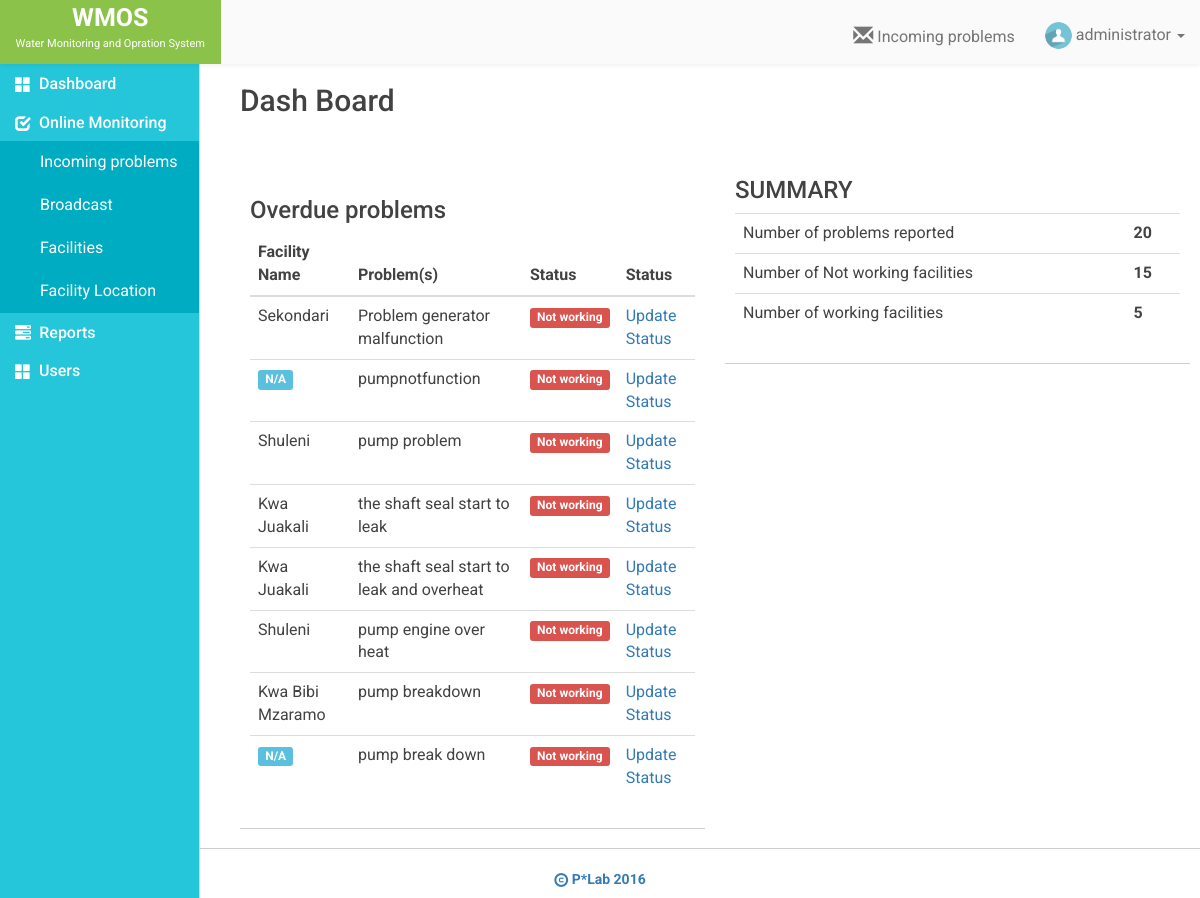
The app's page /index.php (signed in) with its own data.
### tables this page shows
CREATE TABLE `faci_problems` (
  `id` int(11) NOT NULL,
  `faci_name` varchar(100) NOT NULL,
  `faci_num` varchar(100) NOT NULL,
  `problems` text NOT NULL,
  `com_name` varchar(100) NOT NULL,
  `status` int(11) NOT NULL,
  `prob_date` timestamp NOT NULL DEFAULT CURRENT_TIMESTAMP
);

### functions/query.func.php (called while the page is built, shortened)
<?php
function countWhere($table,$where,$value){
	global $conn;
	$sql = "SELECT count(*) AS countable FROM $table WHERE $where = '$value'";
	$result = mysqli_query($conn,$sql) or die(mysqli_error($conn));
	$row = mysqli_fetch_assoc($result);
	return $row['countable'];
}
function countAll($table){
	global $conn;
	$sql = "SELECT count(*) AS countable FROM $table";
	$result = mysqli_query($conn,$sql) or die(mysqli_error($conn));
	$row = mysqli_fetch_assoc($result);
	return $row['countable'];
}
 ?>

### index.php (the view, shortened to what this page needs)
<!DOCTYPE html>
<html>
<head>
	<?php
		include "database.php";
		include "functions/query.func.php";
		$f_no_wor=countWhere('faci_problems','status',0);
		$f_yes_wor=countWhere('faci_problems','status',1);
		$prob_rptd=countAll('faci_problems');
		$sql = "SELECT * FROM faci_problems WHERE status = 0 AND prob_date <= (now() - interval 3 month)";
		$result = mysqli_query($conn,$sql) or die(mysqli_error($conn));
		$data =FALSE;
		while ($row = mysqli_fetch_assoc($result)) {
			$data[] = array(
					'faci_name' 	=> $row['faci_name'],
					'faci_num' 		=> $row['faci_num'],
					'com_name' 		=> $row['com_name'],
					'problems' 		=> $row['problems'],
					'status' 		=> $row['status'],
					'id' 			=> $row['id'],
				);
		}
	?>
	<?php include "includes/_csslinks.php"; ?>
</head>
<body>
	<?php include 'includes/_header.php'; ?>
	<div class= "container-fluid">
		<div class="row" id="page">
			<?php include "includes/_sidebar.php"; ?>
			<div class="col-md-10 content">
				<h2 class="page-title"> Dash Board</h2>
                <div class="col-md-6">
                    <div class="row dash-row">
                	  <div class="col-md-6d">
	                        <div id="dashboard-box">
	                        	<h3>Overdue problems</h3>
	                        	<div class="table-responsive">
		                        	<table class="table">
					                    <thead>
				                            <tr>
				                                <th>Facility Name</th>
				                                <th>Problem(s)</th>
				                                <th>Status</th>
				                                <th>Status</th>
				                            </tr>
				                        </thead>
				                        <tbody>
				                        	<?php
				                        		if ($data):
					                        		foreach ($data as $key => $value):
				                        	 ?>
					                            <tr>
					                                <td><?php echo $value['faci_name'] == ''? '<span class="label label-info">N/A</span>': $value['faci_name'] ?></td>
					                                <td><?php echo $value['problems'] ?></td>
					                                <td><?php echo $value['status'] == 0 ? ' <span class="label label-danger">Not working</span>':'<span class="label label-success">Working</span>'; ?></td>
					                                <?php echo $_SESSION['role'] == 'user' ? '<td class="hidden">':'<td>' ?>
					                                <a href="edit_facility_status.php?id=<?php echo $value['faci_num'] ?>&prob_id= <?php echo $value['id'] ?>"> Update Status</a></td>
					                            </tr>
				                            <?php   $i++;
													endforeach;
					                           	endif;
				                             ?>
				                        </tbody>
				                    </table>
			                    </div>
	                        </div>
	                    </div>
                    </div>
                </div>
                <div class="col-md-6">
	                <div class="row dash-row">
	                    <div id="dashboard-box">
			            	<thead>
			            			<th colspan="2"><h3>SUMMARY </h3></th>
			            		</thead>
			            	<table class="table">
			            		<tbody>
			            			<tr>
			            				<td>Number of problems reported</td>
			            				<td><b><?= $prob_rptd; ?></b></td>
			            			</tr>
			            			<tr>
			            				<td>Number of Not working facilities</td>
			            				<td><b><?= $f_no_wor; ?></b></td>
			            			</tr>
			            			<tr>
			            				<td>Number of working facilities</td>
			            				<td><b><?= $f_yes_wor; ?></b></td>
			            			</tr>
			            		</tbody>
			            	</table>
			            </div>
	                </div>
                </div>
            </div>
        </div>
        <?php include "includes/_footer.php"; ?>
    </div>
<?php include "includes/_jslinks.php"; ?>
</body>
</html>

### styles/majismain.css (style rules this page uses)
body { font-family: 'Roboto', sans-serif; font-size: 16px; color: #424242; }
@media (min-width: 768px) { .page-title { text-align:unset !important; } }
@media (min-width: 768px) { .content { margin-left: 225px !important; } }
.content { margin-left: 0px; }
#page { min-height: 80vh; margin-top: 64px; padding-bottom: 20px; }
.page-title { font-size: 30px; text-align: center; }
#dashboard-box { background-color: #fff; padding: 10px; border-color: #d2d2d2; box-shadow: 0 1px 0 #cfcfcf; }
.dash-row { margin-top: 20px; margin-right: 5px; }

### records on screen
faci_problems: faci_name "Sekondari", problems "Problem generator malfunction", status "Not working"
faci_problems: faci_name "N/A", problems "pumpnotfunction", status "Not working"
faci_problems: faci_name "Shuleni", problems "pump problem", status "Not working"
faci_problems: faci_name "Kwa Juakali", problems "the shaft seal start to leak", status "Not working"
faci_problems: faci_name "Kwa Juakali", problems "the shaft seal start to leak and overheat", status "Not working"
faci_problems: faci_name "Shuleni", problems "pump engine over heat", status "Not working"
faci_problems: faci_name "Kwa Bibi Mzaramo", problems "pump breakdown", status "Not working"
faci_problems: faci_name "N/A", problems "pump break down", status "Not working"

### other values on screen
$_SESSION['username'] "administrator"
$prob_rptd "20"
$f_no_wor "15"
$f_yes_wor "5"
